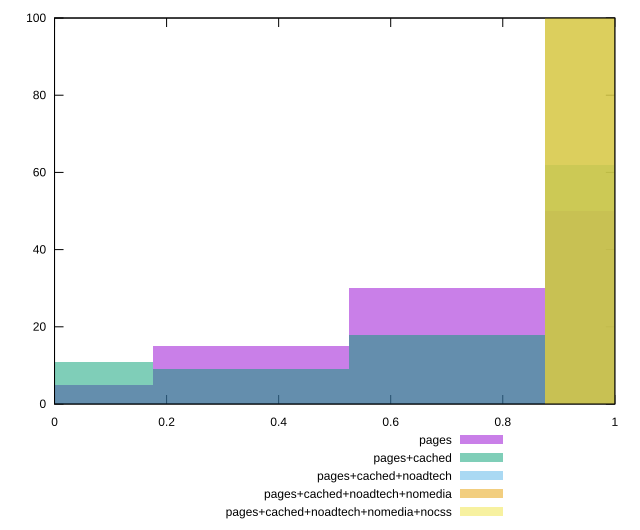

This chart was generated by the following gnuplot code:
reset

$pages <<EOF
0 5
0.3503944232846489 15
0.7007888465692979 30
1.0511832698539467 50
EOF

$pagesCached <<EOF
0 11
0.3503944232846489 9
0.7007888465692979 18
1.0511832698539467 62
EOF

$pagesCachedNoadtech <<EOF
1.0511832698539467 100
EOF

$pagesCachedNoadtechNomedia <<EOF
1.0511832698539467 100
EOF

$pagesCachedNoadtechNomediaNocss <<EOF
1.0511832698539467 100
EOF

set key outside below
set boxwidth 0.3503944232846489
set xrange [0:1]
set yrange [0:100]
set trange [0:100]
set style fill transparent solid 0.5 noborder
set terminal svg size 640, 530 enhanced background rgb 'white'
set output "report_00017_2021-02-10T15-08-03.406Z/estimated-input-latency/comparison/histogram/all_score.svg"

plot $pages title "pages" with boxes, \
     $pagesCached title "pages+cached" with boxes, \
     $pagesCachedNoadtech title "pages+cached+noadtech" with boxes, \
     $pagesCachedNoadtechNomedia title "pages+cached+noadtech+nomedia" with boxes, \
     $pagesCachedNoadtechNomediaNocss title "pages+cached+noadtech+nomedia+nocss" with boxes

reset
